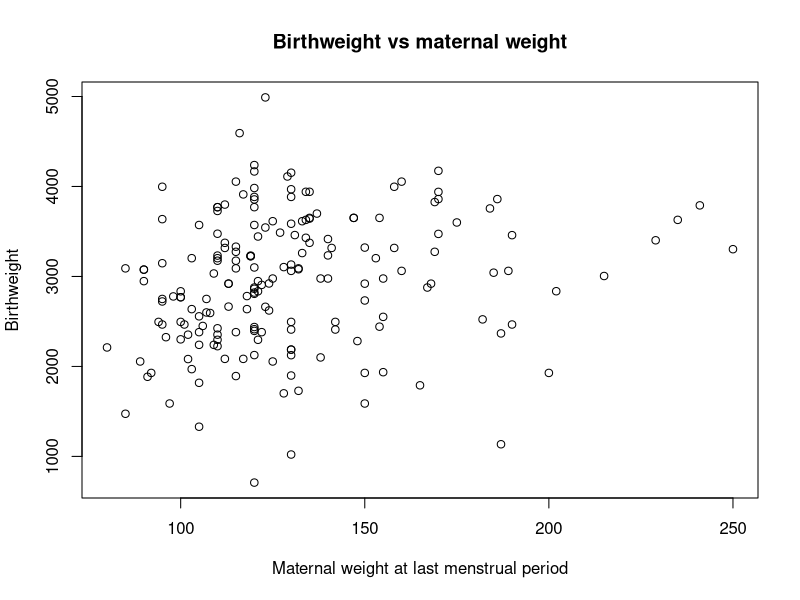
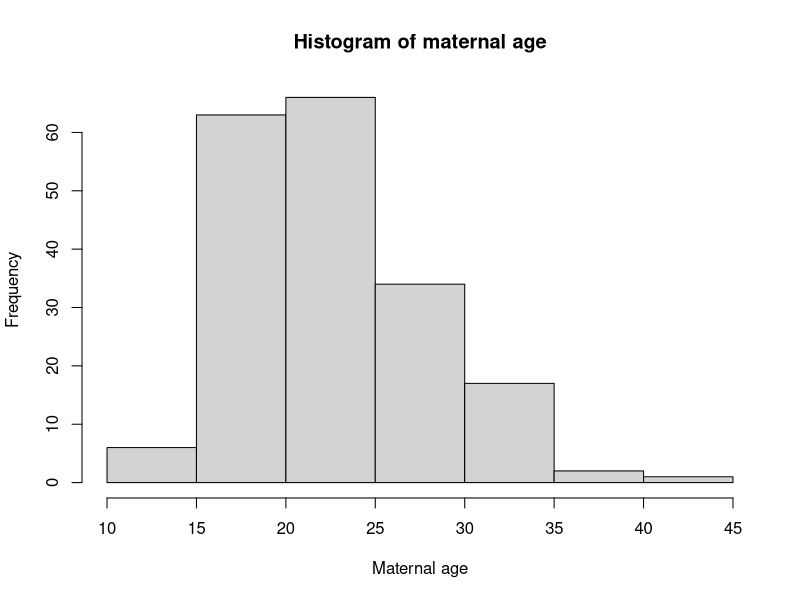
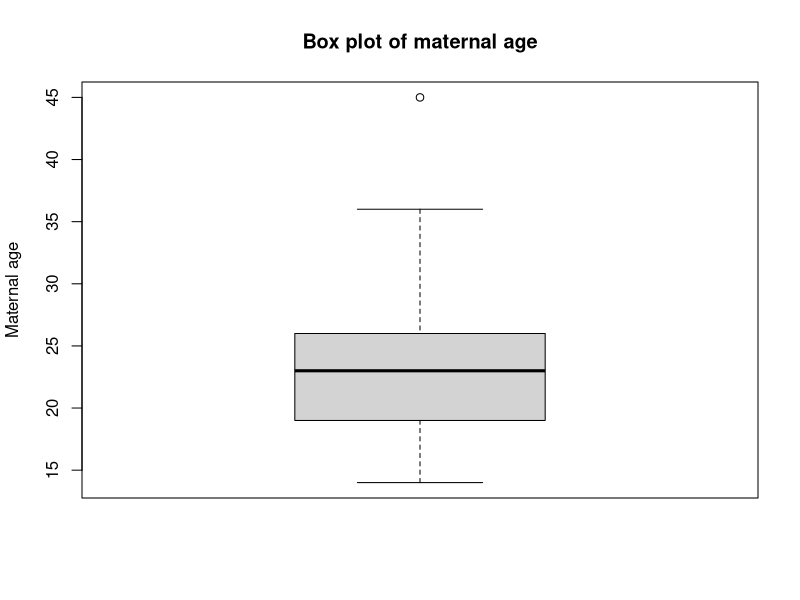

Source code (R) for these figures, in order:
## ---- chunk 1
knitr::opts_chunk$set(echo = TRUE)
## ---- chunk 2
#load knitr library
library(knitr)

#Define a vector of variable names
Variable<-c("id","low","age","lwt","race","smoke","ptl","ht","ui","ftv","bwt")

#Define a vector of variable descriptions
Description<-c(
  "identification code",
  "low birthweight (0 = birthweight>=2500g, 1 = birthweight<2500g)",
  "age of mother (years)",
  "weight of mother at last menstrual period (pounds)",
  "race (1 = white, 2 = black, 3 = other)",
  "smoked during pregnancy (0 = no, 1 = yes)",
  "premature labour history (count)",
  "has history of hypertension (0 = no, 1 = yes)",
  "presence of uterine irritability (0 = no, 1 = yes)",
  "number of visits to physician during 1st trimester",
  "birthweight (grams)"
)
  
#Define a dataframe containing variable names and descriptions
tabdat<-data.frame(Variable,Description)

#Generate table in RMarkdown document
kable(tabdat,caption= "Variables in the lbw dataset")

## ---- chunk 3
lbw <- read.csv("lbw.csv")
## ---- chunk 4
names(lbw)
## ---- chunk 5
lbw$bwt
## ---- chunk 6
lbw[1,]
lbw[,1]
lbw[2,1]
## ---- chunk 7
lbw[,"bwt"]

#or

lbw[,11]

## ---- chunk 8
lbw$vlow <- lbw$bwt < 1500 
## ---- chunk 9
names(lbw)
head(lbw)
## ---- chunk 10
mean(lbw$age)
sd(lbw$age)
median(lbw$age) 
IQR(lbw$age) 
mad(lbw$age) 
min(lbw$age) 
max(lbw$age) 
range(lbw$age) 
summary(lbw$age) 
## ---- chunk 11
mean(lbw$age[lbw$bwt<2500])
sd(lbw$age[lbw$bwt<2500])

## ---- chunk 12
mean(lbw$age[lbw$low==1])
sd(lbw$age[lbw$low==1])

## ---- chunk 13
cor(lbw$lwt, lbw$bwt)
## ---- chunk 14
cor(lbw$age, lbw$lwt)
cor(lbw$age, lbw$bw)
## ---- chunk 15
table(lbw$ptl)
## ---- chunk 16
table(lbw$ptl, lbw$smoke)
## ---- chunk 17
ptl_smoke <- table(lbw$ptl, lbw$smoke) 
## ---- chunk 18
table(lbw[,c("ptl", "smoke", "ht")])
## ---- chunk 19
addmargins(ptl_smoke)
## ---- chunk 20
prop.table(ptl_smoke, 1) 
prop.table(ptl_smoke, 2) 
prop.table(ptl_smoke) 

## ---- chunk 21
plot(lbw$lwt, lbw$bwt, xlab = "Maternal weight at last menstrual period", 
    ylab = "Birthweight", main = "Birthweight vs maternal weight")

## ---- chunk 22
hist(lbw$age, xlab="Maternal age", main="Histogram of maternal age") 
## ---- chunk 23
boxplot(lbw$age, ylab="Maternal age", main="Box plot of maternal age") 
## ---- chunk 24
lm(bwt ~ lwt, data=lbw) 
## ---- chunk 25
model <- lm(bwt ~ lwt, data=lbw)
## ---- chunk 26
summary(model)
## ---- chunk 27
names(model)
